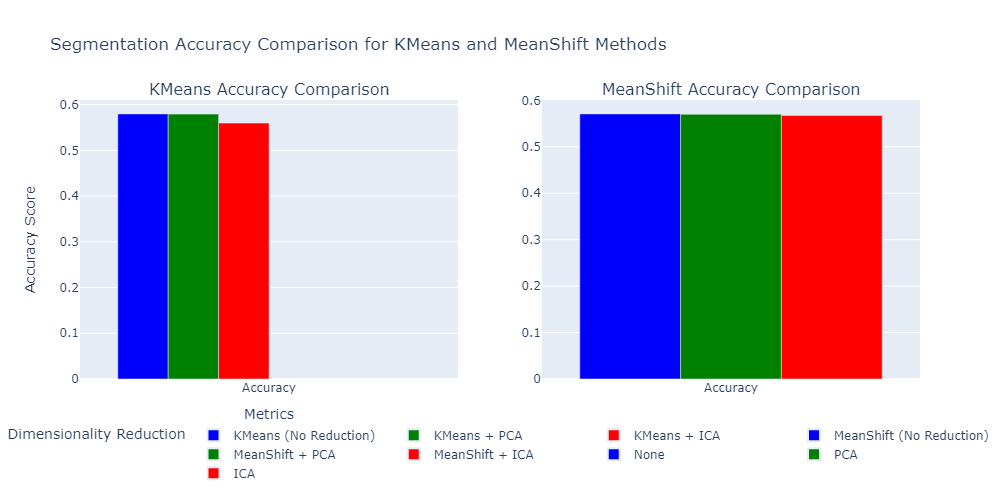
#> input picture Image/metrics_histogram_comparison_accuracy.png, 1000 x 500 px, found by its file name; its folder holds only this picture in this run
$ jupyter execute --allow-errors image-segmentation-using-clustering.ipynb
#> lines starting #> are read from the running program, lines starting #| are printed output that depends on the picture
[cell 1]
import numpy as np
import pandas as pd
import os
from sklearn.discriminant_analysis import LinearDiscriminantAnalysis as LDA
from sklearn.manifold import TSNE

[cell 2]
import os
import cv2
import matplotlib.pyplot as plt
import plotly.graph_objects as go
from sklearn.decomposition import PCA
from sklearn.cluster import KMeans


image_dir = 'Data\Image'

image_paths = [os.path.join(image_dir, img) for img in os.listdir(image_dir) if img.endswith(('.jpg', '.png', '.jpeg'))]


mask_dir = 'Data\Mask'

#> (the rest of this cell did not finish here and is left out)

[cell 3]
def display_images(image_paths,count):
#> called with count = 5
    for i, image_path in enumerate(image_paths):
        image_name = os.path.basename(image_path)
        if count==i:
            break
        image = cv2.imread(image_path)
#> image is the input picture: shape (500, 1000, 3); mean B, G, R 210.8, 198.4, 206.8

        if image is None:
            print(f"Error loading image: {image_path}")
            continue

        image_rgb = cv2.cvtColor(image, cv2.COLOR_BGR2RGB)

        plt.figure(figsize=(5, 5))
        plt.imshow(image_rgb)
        plt.title(f"{image_name}")
        plt.axis('off')
        plt.show()

display_images(image_paths,5)

[cell 4]
# [17 lines left out: function display_masks, not called in this run]

#> (the rest of this cell did not finish here and is left out)

[cell 5]
def segment_image_kmeans(image_path, k=3):
#> called with k = 3
    image = cv2.imread(image_path)

    if image is None:
        print(f"Error loading image: {image_path}")
        return None

    image_rgb = cv2.cvtColor(image, cv2.COLOR_BGR2RGB)

    pixel_values = image_rgb.reshape((-1, 3))

    pixel_values = np.float32(pixel_values)

    criteria = (cv2.TERM_CRITERIA_EPS + cv2.TERM_CRITERIA_MAX_ITER, 100, 0.2)

    _, labels, centers = cv2.kmeans(pixel_values, k, None, criteria, 10, cv2.KMEANS_RANDOM_CENTERS)
#> centers = [[8.11, 68.11, 128.5], [248.1, 250, 252.9], [254.9, 1.15, 1.21]]

    centers = np.uint8(centers)
#> centers = [[8, 68, 128], [248, 250, 252], [254, 1, 1]]

    segmented_image = centers[labels.flatten()]

    segmented_image = segmented_image.reshape(image_rgb.shape)
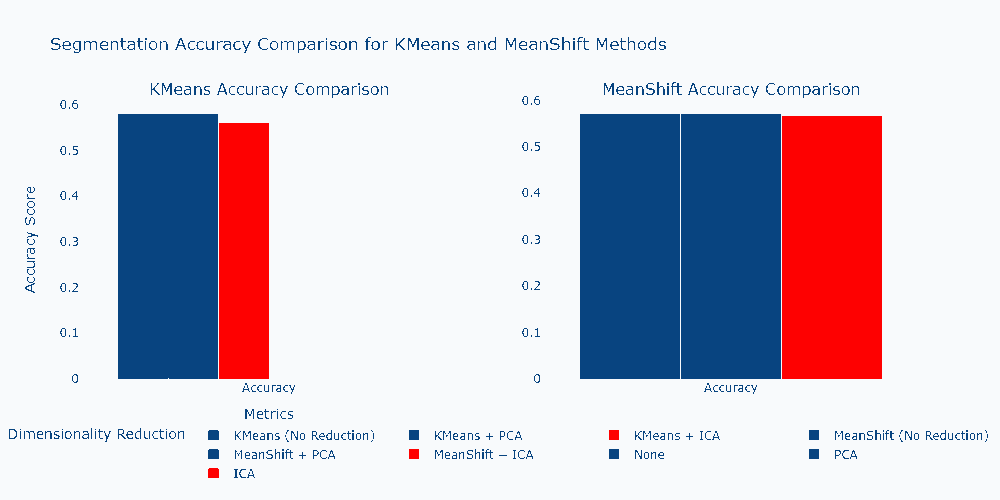
#> segmented_image: shape (500, 1000, 3); mean R, G, B 206.9, 198.8, 210.7

    return segmented_image

[cell 6]
def save_segmented_image(segmented_image, original_image_path, output_folder="Data/SegmentedImages"):
#> called with output_folder = 'Data/SegmentedImages'
    if not os.path.exists(output_folder):
        os.makedirs(output_folder)

    image_name = os.path.basename(original_image_path)
    save_path = os.path.join(output_folder,image_name)

    segmented_image_bgr = cv2.cvtColor(segmented_image, cv2.COLOR_RGB2BGR)
    cv2.imwrite(save_path, segmented_image_bgr)

    print(f"Segmented image saved at: {save_path}")


$ run again, on Image/side_by_side_comparison.png
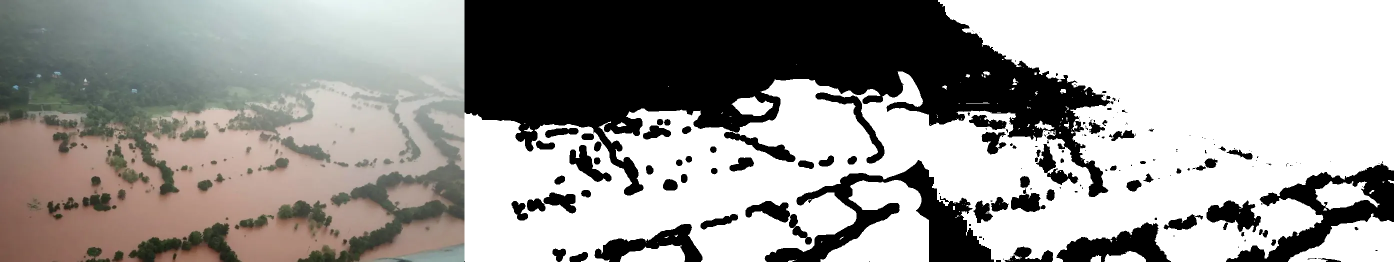
#> input picture Image/side_by_side_comparison.png, 2787 x 523 px, found by its file name (shown at 1/2 size)
#> in display_images, image is the input picture: shape (523, 2787, 3); mean B, G, R 152.4, 155.2, 157.2
#> in segment_image_kmeans, `_, labels, centers = cv2.kmeans(pixel_values, k, None, criteria, 10, c..`: centers = [[150.3, 141.2, 132.1], [3.95, 3.99, 3.1], [251, 251.8, 251.4]]
#> in segment_image_kmeans, `centers = np.uint8(centers)`: centers = [[150, 141, 132], [3, 3, 3], [250, 251, 251]]
#> in segment_image_kmeans, `segmented_image = segmented_image.reshape(image_rgb.shape)`:
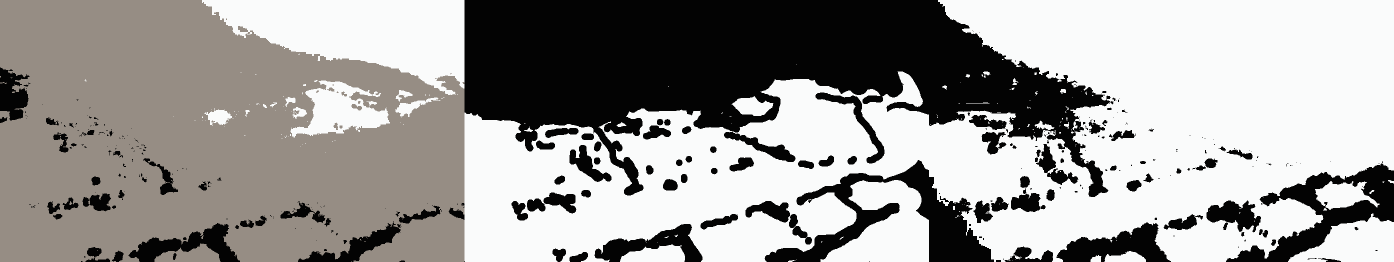
#> segmented_image: shape (523, 2787, 3) (shown at 1/2 size); mean R, G, B 156.8, 154.9, 152.5
